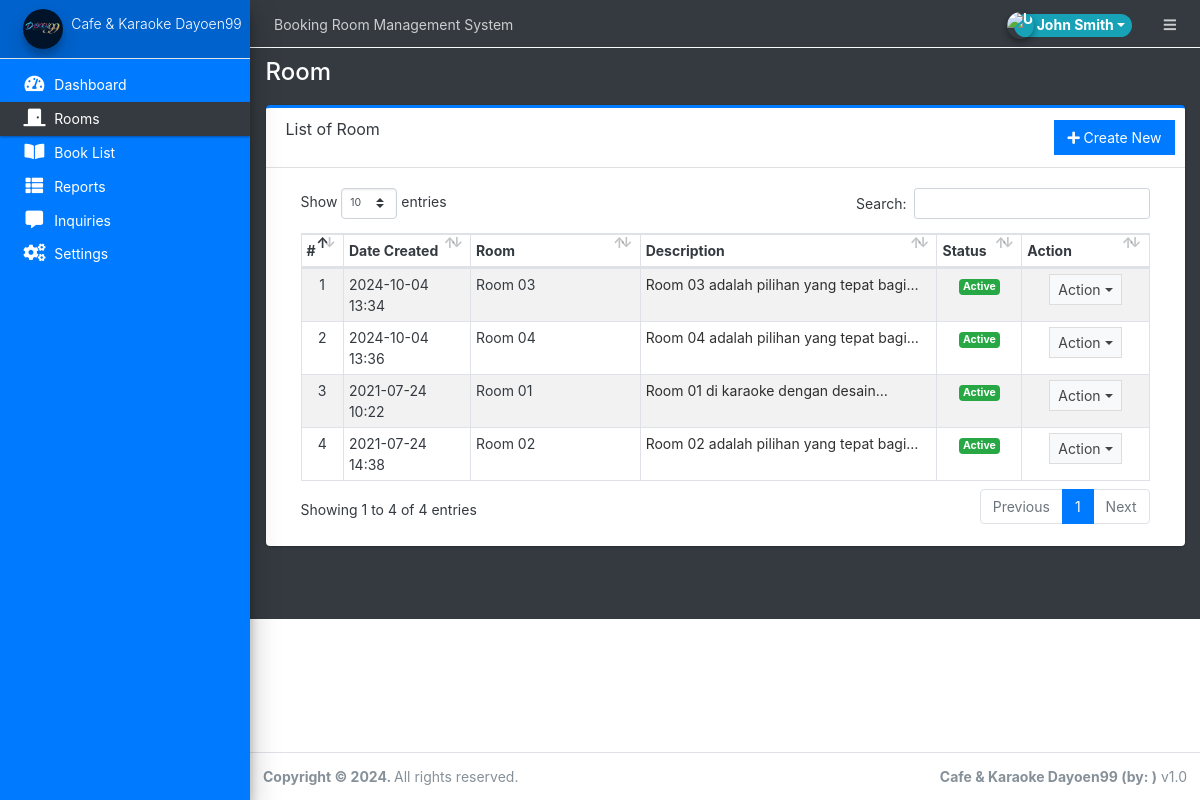
The page /admin/?page=room (signed in) on the database its author committed.
### tables this page shows
CREATE TABLE `room_list` (
  `id` int(30) NOT NULL,
  `room` text NOT NULL,
  `description` text NOT NULL,
  `price` float NOT NULL,
  `status` tinyint(1) NOT NULL COMMENT '1 = Available, 2 = Unavailable',
  `upload_path` text DEFAULT NULL,
  `date_created` datetime NOT NULL DEFAULT current_timestamp(),
  `date_updated` datetime DEFAULT NULL ON UPDATE current_timestamp()
);

### admin/room/index.php (the view, shortened to what this page needs)
<div class="card card-outline card-primary">
	<div class="card-header">
		<h3 class="card-title">List of Room</h3>
		<div class="card-tools">
			<a href="?page=room/manage" class="btn btn-flat btn-primary"><span class="fas fa-plus"></span>  Create New</a>
		</div>
	</div>
	<div class="card-body">
		<div class="container-fluid">
        <div class="container-fluid">
			<table class="table table-bordered table-striped">
				<colgroup>
					<col width="5%">
					<col width="15%">
					<col width="20%">
					<col width="35%">
					<col width="10%">
					<col width="15%">
				</colgroup>
				<thead>
					<tr>
						<th>#</th>
						<th>Date Created</th>
						<th>Room</th>
						<th>Description</th>
						<th>Status</th>
						<th>Action</th>
					</tr>
				</thead>
				<tbody>
					<?php
					$i = 1;
						$qry = $conn->query("SELECT * from `room_list` order by date(date_created) desc ");
						while($row = $qry->fetch_assoc()):
                            $row['description'] = strip_tags(stripslashes(html_entity_decode($row['description'])));
					?>
						<tr>
							<td class="text-center"><?php echo $i++; ?></td>
							<td><?php echo date("Y-m-d H:i",strtotime($row['date_created'])) ?></td>
							<td><?php echo $row['room'] ?></td>
							<td ><p class="truncate-1 m-0"><?php echo $row['description'] ?></p></td>
							<td class="text-center">
                                <?php if($row['status'] == 1): ?>
                                    <span class="badge badge-success">Active</span>
                                <?php else: ?>
                                    <span class="badge badge-danger">Inactive</span>
                                <?php endif; ?>
                            </td>
							<td align="center">
								 <button type="button" class="btn btn-flat btn-default btn-sm dropdown-toggle dropdown-icon" data-toggle="dropdown">
				                  		Action
				                  </button>
							</td>
						</tr>
					<?php endwhile; ?>
				</tbody>
			</table>
		</div>
		</div>
	</div>
</div>

### rows shown on the page
room_list: date_created "2024-10-04 13:34", room "Room 03", description "Room 03 adalah pilihan yang tepat…", status "Active"
room_list: date_created "2024-10-04 13:36", room "Room 04", description "Room 04 adalah pilihan yang tepat…", status "Active"
room_list: date_created "2021-07-24 10:22", room "Room 01", description "Room 01 di karaoke dengan…", status "Active"
room_list: date_created "2021-07-24 14:38", room "Room 02", description "Room 02 adalah pilihan yang tepat…", status "Active"

### other values the page prints
$_settings->info('name') "Booking Room Management System"
$_settings->userdata('firstname').' '.$_settings->userdata('lastname') "John Smith"
$_settings->info('short_name') "Cafe & Karaoke Dayoen99"
str_replace(array("/","_"), " ",$page) "Room"
